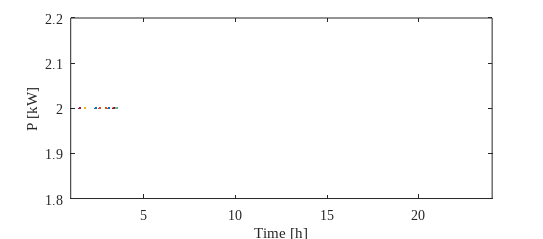

Write the MATLAB code that produced this figure.
clc;close all;clear all
%%%%%%%%%%%%%%%%%%%%%%%%%%%%%%%%%%%%%%%%%%%%%%%%%%%%%%
set(groot,'defaultLineLineWidth',1.0)

PLOT='PV';  %'PV' , 'load'


x0=10.01;
y0=100.01;
width=680*0.8;
height=300*0.8;
g=figure;
set(gcf,'position',[x0,y0,width,height])
set(0,'defaultAxesFontName','Times New Roman');

switch PLOT
    case 'PV'
        %PV
        PV=[0,0,0,0,0.00428630952380952,0.154369395502646,0.372763558465608,0.591764489947090,0.736500473280423,0.827865411375661,0.872169460582010,0.883260172751323,0.869711021428571,0.835547247089947,0.769625188888889,0.646395421164021,0.442570644179894,0.231954201587302,0.0556354129629630,0,0,0,0,0]*4;

        plot(PV,LineWidth=2)
        xlim([1 max(size(PV))])
        xlabel 'Time [h]'
        ylabel 'P [kW]'

    case 'load'

        %load the mat file

        load("loads24house.mat");
        L=Electricity_Profile;
        L=[L L L(:,1:7)];
        LLL=sort(L(:,3),'descend');
        LL=sort(sum(L')','descend')'/1000;


        plot(LLL,LineWidth=2)
        xticks([20:20:100]*max(size(LL))/100)
        xticklabels({'20','40','60','80','100'})
        xlim([1 max(size(LL))])
        xlabel 'Time [%]'
        ylabel 'P [W]'
end
set(g,'Units','Inches');
pos = get(g,'Position');
set(g,'PaperPositionMode','Auto','PaperUnits','Inches','PaperSize',[pos(3), pos(4)])
%print(g,fullfile(pwd,'Figures',[filegname]),'-dpng')
print(g,fullfile(pwd,['PVout' ]),'-depsc','-r0')

